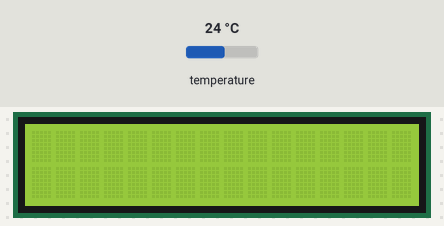
A sketch run on a simulated Arduino Uno, built with avr-gcc and run on an emulated ATmega328P. Parts: 16×2 character LCD. The test bench sets the inputs (shaded band); at power-on: temperature 24 °C. What the sketch prints to the serial monitor is not drawn.

Above: at 2.2 s.
2.3 s: temperature set to 12 °C
6.0 s: temperature set to 19 °C
7.7 s: temperature set to 41 °C
Timing chart, 0 to 10.7 s (numbered marks = the images above; inputs shaded):
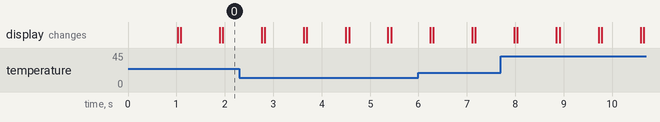

The sketch:

TERMOMETRO_LENIN.ino
```cpp
/*
 * Fundacion Kinal
 * Centro educativo tecnico laboral Kinal
 * Perito en electonica
 * Quinto perito
 * EB5AM / EB5AV
 * Taller de electronica digital y reparacion de computadoras
 * Nombre: lenin toc
 * Fecha: 3/05/2023
 * Proyecto: Sensor de Temperatura DS18B20
 */

//Librerias
#include <OneWire.h>
#include <DallasTemperature.h>
 #include <Wire.h>
#include <LiquidCrystal_I2C.h>
//Constructores
OneWire ourWire(2);                //Se establece el pin 2  como el pin que utilizaremos para el protocolo OneWire
DallasTemperature sensors(&ourWire); //Se declara una objeto para nuestro sensor
#define direccion_lcd 0x27
#define filas 2
#define columnas 16
#define LED_ROJO 3
#define LED_AMARILLO 4
#define LED_AZUL 5
LiquidCrystal_I2C lcd_lenin(direccion_lcd, columnas, filas); //LCD con direccion 0x20 y tamanio 16x2
byte termometro[] = {
  B01110,
  B01010,
  B01010,
  B01010,
  B11011,
  B10001,
  B10001,
  B01110
};

void setup() {
delay(1000);
Serial.begin(9600);   //Inicio la comunicacion serial
sensors.begin();   //Se inicia el sensor
pinMode(LED_ROJO,INPUT);
pinMode(LED_AMARILLO,INPUT);
pinMode(LED_AZUL,INPUT);
lcd_lenin.createChar(1,termometro);
}

void loop() {
lcd_lenin.init();
lcd_lenin.backlight();
sensors.requestTemperatures();   //Se envía el comando para leer la temperatura
float temp= sensors.getTempCByIndex(0); //Se obtiene la temperatura en ºC
float temp1 = sensors.getTempFByIndex(0); //Se obtiene la temperatura en ºF
Serial.print("Temperatura= ");
Serial.print(temp);
Serial.println(" C");
Serial.print("Temperatura=");
Serial.print(temp1);
Serial.println("ºF");
if(temp>= 30){
lcd_lenin.setCursor(2,0);
lcd_lenin.print("Temperatura");
lcd_lenin.setCursor(1,1);
lcd_lenin.print(temp);
lcd_lenin.setCursor(10,1);
lcd_lenin.print(temp1);
lcd_lenin.setCursor(0,0);
lcd_lenin.write(1);
lcd_lenin.setCursor(0,1);
lcd_lenin.print("C");
lcd_lenin.setCursor(10,1);
lcd_lenin.print("F");
digitalWrite(LED_ROJO,HIGH);
digitalWrite(LED_AZUL,LOW);
digitalWrite(LED_AMARILLO,LOW);

}
if(temp<=15){
lcd_lenin.setCursor(2,0);
lcd_lenin.print("Temperatura");
lcd_lenin.setCursor(1,1);
lcd_lenin.print(temp);
lcd_lenin.setCursor(10,1);
lcd_lenin.print(temp1);
lcd_lenin.setCursor(0,0);
lcd_lenin.write(1);
lcd_lenin.setCursor(0,1);
lcd_lenin.print("C");
lcd_lenin.setCursor(9,1);
lcd_lenin.print("F");
digitalWrite(LED_ROJO,LOW);
digitalWrite(LED_AZUL,HIGH);
digitalWrite(LED_AMARILLO,LOW);
}

if(temp>=14.99 && temp<=29.99){
lcd_lenin.setCursor(2,0);
lcd_lenin.print("Temperatura");
lcd_lenin.setCursor(1,1);
lcd_lenin.print(temp);
lcd_lenin.setCursor(10,1);
lcd_lenin.print(temp1);
lcd_lenin.setCursor(0,0);
lcd_lenin.write(1);
lcd_lenin.setCursor(0,1);
lcd_lenin.print("C");
lcd_lenin.setCursor(9,1);
lcd_lenin.print("F");
digitalWrite(LED_ROJO,LOW);
digitalWrite(LED_AZUL,LOW);
digitalWrite(LED_AMARILLO,HIGH);
}
}
```
